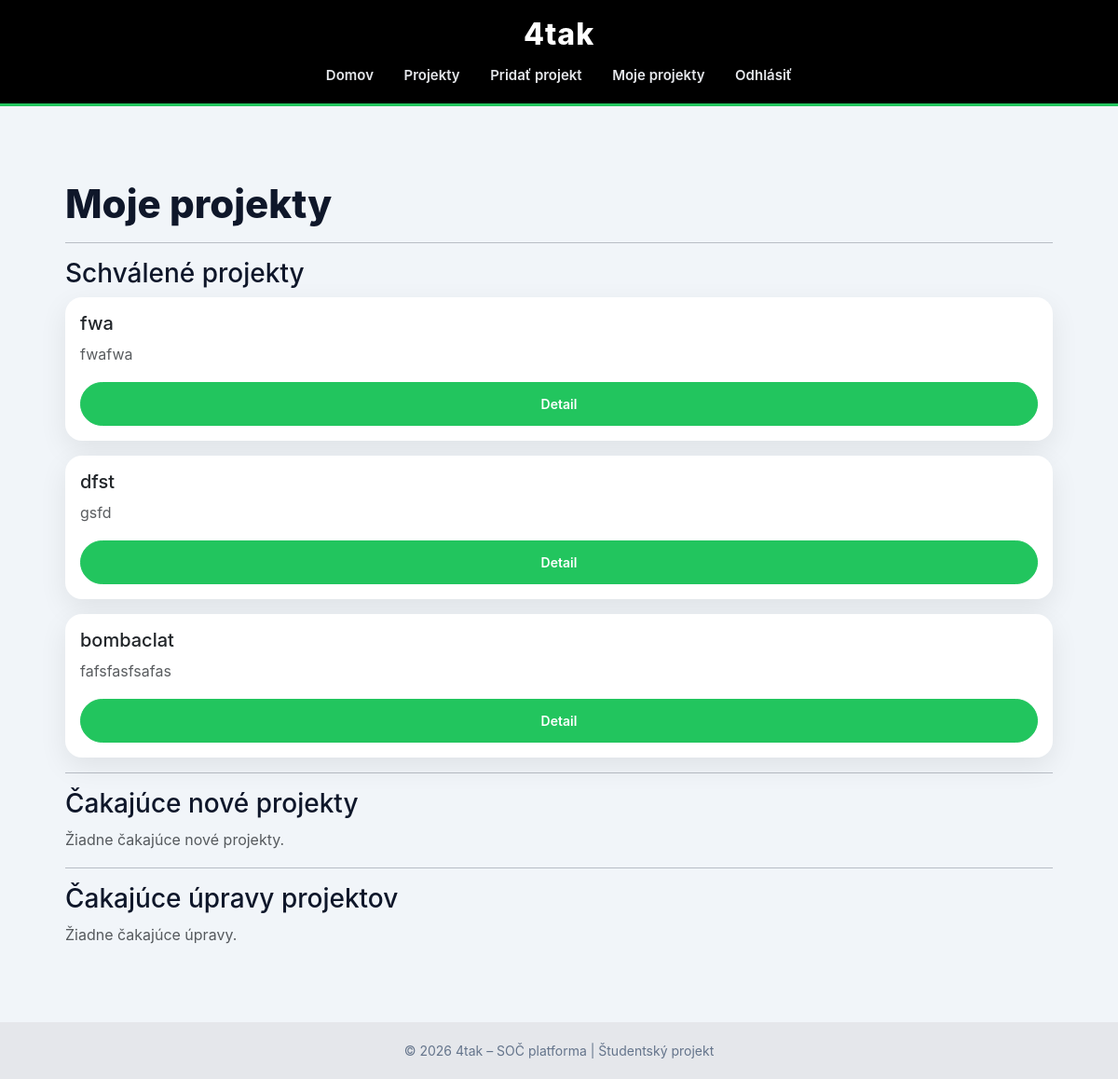
Page /my-projects/ (signed in) on the committed database.
### projects/models.py (models this page shows, shortened)
class Project(models.Model):
    PROJECT_TYPE_CHOICES = [
        ('web', 'Webová aplikácia'),
        ('physical', 'Fyzická práca'),
    ]
    DIFFICULTY_CHOICES = [
        (1, 'Veľmi ľahká'),
        (2, 'Ľahká'),
        (3, 'Stredná'),
        (4, 'Ťažká'),
        (5, 'Veľmi ťažká'),
    ]
    title = models.CharField(max_length=200)
    functionality = models.TextField()
    project_type = models.CharField(max_length=10, choices=PROJECT_TYPE_CHOICES)
    difficulty = models.IntegerField(choices=DIFFICULTY_CHOICES)
    image = models.ImageField(upload_to='projects/', blank=True, null=True)
    author = models.ForeignKey(User, on_delete=models.CASCADE)
    created_at = models.DateTimeField(auto_now_add=True)
    approved = models.BooleanField(default=False)

### projects/views.py (the view)
# urls.py: path('my-projects/', my_projects, name='my_projects'),
@login_required
def my_projects(request):
    approved_projects = Project.objects.filter(
        author=request.user,
        approved=True
    )
    pending_projects = Project.objects.filter(
        author=request.user,
        approved=False
    )
    pending_edits = ProjectEdit.objects.filter(
        author=request.user,
        approved=False
    )
    return render(request, 'projects/my_projects.html', {
        'approved_projects': approved_projects,
        'pending_projects': pending_projects,
        'pending_edits': pending_edits,
    })

### projects/templates/projects/my_projects.html (shortened to what this page needs)
{% extends "projects/base.html" %}
{% block content %}
<h1>Moje projekty</h1>
<hr>
<h3>Schválené projekty</h3>
{% if approved_projects %}
    {% for project in approved_projects %}
        <div class="card p-3 mb-3">
            <h5>{{ project.title }}</h5>
            <p class="text-muted">{{ project.functionality|truncatechars:120 }}</p>
            <a href="{% url 'project_detail' project.pk %}"
               class="btn btn-sm btn-primary">
                Detail
            </a>
        </div>
    {% endfor %}
{% else %}
    <p class="text-muted">Nemáš žiadne schválené projekty.</p>
{% endif %}
<hr>
<h3>Čakajúce nové projekty</h3>
{% if pending_projects %}
    {% for project in pending_projects %}
        <div class="card p-3 mb-3 border-warning">
            <h5>{{ project.title }}</h5>
            <p class="text-muted">
                Tento projekt čaká na schválenie administrátorom.
            </p>
            <span class="badge bg-warning text-dark">
                čaká na schválenie
            </span>
        </div>
    {% endfor %}
{% else %}
    <p class="text-muted">Žiadne čakajúce nové projekty.</p>
{% endif %}
<hr>
<h3>Čakajúce úpravy projektov</h3>
{% if pending_edits %}
    {% for edit in pending_edits %}
        <div class="card p-3 mb-3 border-warning">
            <h5>{{ edit.title }}</h5>
            <p class="text-muted">
                Úprava projektu: {{ edit.original_project.title }}
            </p>
            <span class="badge bg-warning text-dark">
                čaká na schválenie
            </span>
        </div>
    {% endfor %}
{% else %}
    <p class="text-muted">Žiadne čakajúce úpravy.</p>
{% endif %}
{% endblock %}

### projects/templates/projects/base.html (style rules this page uses)
:root { --green: #22c55e; --green-dark: #15803d; --black: #000000; --white: #ffffff; --gray-bg: #f1f5f9; --gray-text: #475569; }
body { margin: 0; font-family: "Inter", Arial, Helvetica, sans-serif; background-color: var(--gray-bg); color: #0f172a; }
h1 { font-size: 42px; font-weight: 800; margin-bottom: 12px; line-height: 1.2; }
p { color: var(--gray-text); line-height: 1.7; max-width: 720px; }
.card { background-color: white; border-radius: 18px; padding: 32px; border: none; box-shadow: 0 10px 30px rgba(0,0,0,0.08); margin-bottom: 30px; transition: all 0.25s ease; }
.btn-primary { background-color: var(--green); border-color: var(--green); font-weight: 600; padding: 12px 26px; border-radius: 999px; }

### rows in the picture
Project: title "fwa", functionality "fwafwa"
Project: title "dfst", functionality "gsfd"
Project: title "bombaclat", functionality "fafsfasfsafas"
